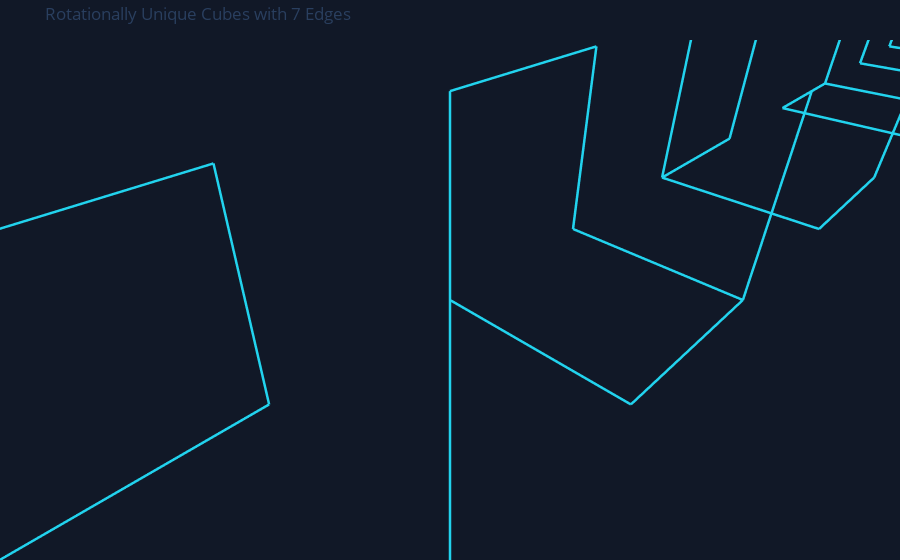

The cell this chart's notebook holds for it:
### Code cell
selected_cubes = filtered_cubes

active_sides_to_plot = 7
n = 0
for idx, cube in enumerate(selected_cubes):
    if np.sum(cube) - active_sides_to_plot == 0:
        print(cube)
        # plot_incomplete_cube(filtered_cubes[idx])
        n += 1
print(f"{n=}")

plot_all_incomplete_cubes(selected_cubes, active_sides=active_sides_to_plot)

### Figure 1 — Plotly figure (JSON) as saved in the notebook; plotly's stock layout.template omitted (floating-point values rounded to 4 significant figures; data arrays with more than 128 entries replaced by an {"elided": "..."} marker saying what was removed)
{"data": [{"hoverinfo": "none", "line": {"color": "#22d3ee", "width": 5}, "mode": "lines", "type": "scatter3d", "x": {"elided": "672 int values"}, "y": {"elided": "672 int values"}, "z": {"elided": "672 int values"}}], "layout": {"margin": {"b": 0, "l": 0, "r": 0, "t": 40}, "paper_bgcolor": "#111827", "plot_bgcolor": "#111827", "scene": {"aspectmode": "manual", "aspectratio": {"x": 64, "y": 2, "z": 2}, "xaxis": {"range": [-0.5, 63.5], "visible": false}, "yaxis": {"range": [-0.5, 1.5], "visible": false}, "zaxis": {"range": [-0.5, 1.5], "visible": false}}, "title": {"text": "Rotationally Unique Cubes with 7 Edges"}}}
